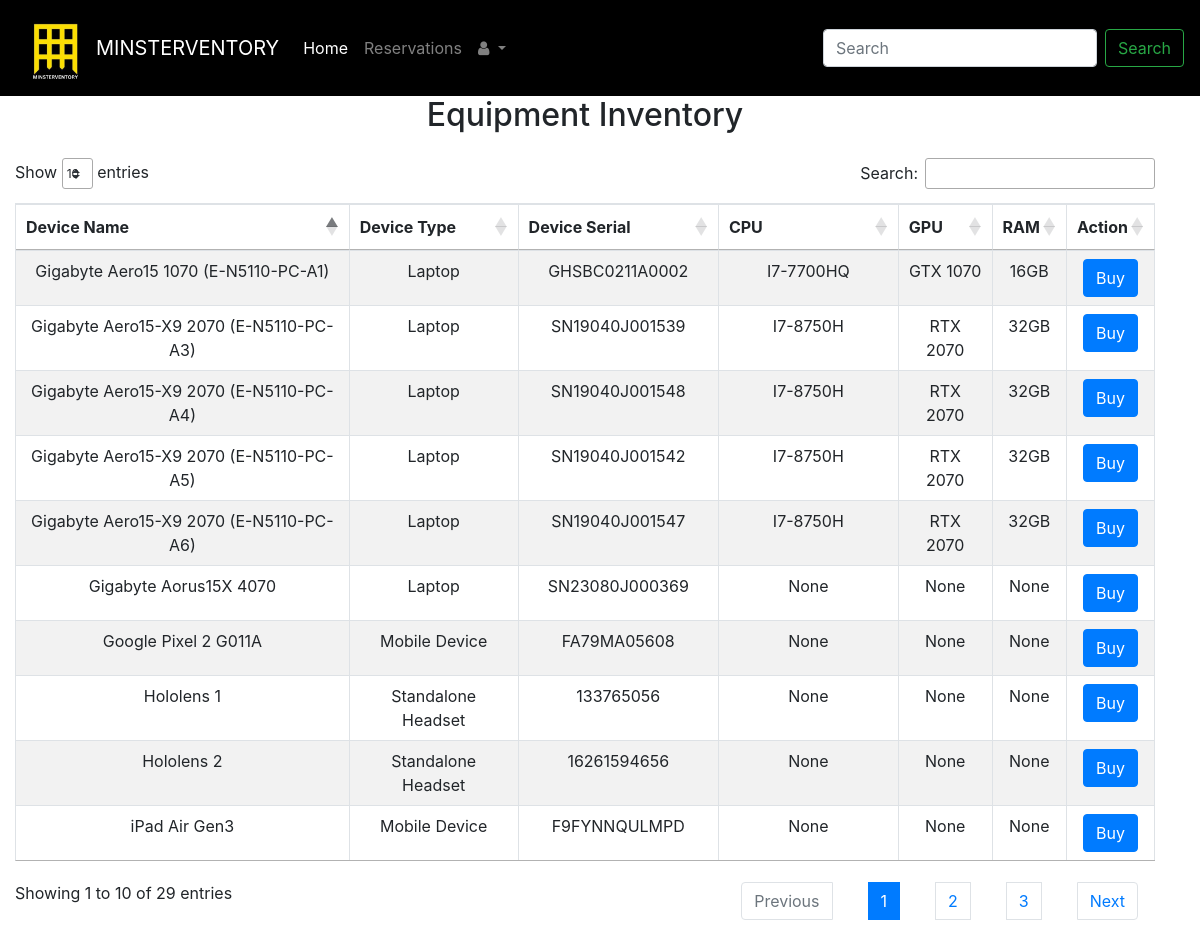
The app's page /index/ (signed in) with its own data.
### item/models.py (models this page shows, shortened)
class Item(models.Model):
    DEVICE_TYPE_CHOICES = [
        ('Mobile Device', 'Mobile Device'),
        ('Non-Portable PC', 'Non-Portable PC'),
        ('Laptop', 'Laptop'),
        ('Standalone Headset', 'Standalone Headset'),
    ]
    CPU_CHOICES = [
        ('I7-7700HQ', 'I7-7700HQ'),
        ('I7-8750H', 'I7-8750H'),
        ('M2 10C', 'M2 10C'),
        ('BCM2711C0', 'BCM2711C0'),
        ('6-Core Intel Core I5', '6-Core Intel Core I5'),
    ]
    GPU_CHOICES = [
        ('GTX 1070', 'GTX 1070'),
        ('RTX 2070', 'RTX 2070'),
    ]
    RAM_CHOICES = [
        ('32', '32'),
        ('16', '16'),
    ]
    name = models.CharField(max_length=100, null=True, verbose_name="Device name")
    type = models.CharField(max_length=100, null=True, choices=DEVICE_TYPE_CHOICES, verbose_name="Device type")
    serial = models.CharField(max_length=100, null=True, verbose_name="Device Serial")
    cpu = models.CharField(max_length=100, null=True, choices=CPU_CHOICES, verbose_name="CPU")
    gpu = models.CharField(max_length=100, null=True, choices=GPU_CHOICES, verbose_name="GPU")
    ram = models.CharField(max_length=100, null=True, choices=RAM_CHOICES, verbose_name="RAM")
    item_id = models.CharField(max_length=10, verbose_name="Item ID", primary_key=True, null=False)
    availability = models.BooleanField(default=True, verbose_name="Availability")
    return_date = models.DateField(null=True, blank=True, verbose_name="Return Date")
    reserved_by = models.ForeignKey(settings.AUTH_USER_MODEL, on_delete=models.SET_NULL, null=True, blank=True, related_name='reservations', verbose_name="Reserved By")
    due_date = models.DateField(null=True, blank=True, verbose_name="Due Date")
    on_site_only = models.BooleanField(default=False)  # New field to indicate if item is on-site only

### item/views.py (the view, shortened to what this page needs)
# urls.py: path('index/', views.ListAndCreate.as_view(), name='index'),
class ListAndCreate(LoginRequiredMixin, CreateView):
    model = Item
    fields = [
        "name",
        "type",
        "serial",
        "cpu",
        "gpu",
        "ram",
    ]
    template_name = "item/create.html"
    success_url = reverse_lazy('item:index')
    def get_context_data(self, **kwargs):
        context = super(ListAndCreate, self).get_context_data(**kwargs)
        context["item_list"] = self.model.objects.all()
        return context

### templates/item/create.html (shortened to what this page needs)
{% extends './index.html' %}
{% load widget_tweaks %}
{% load static %}

### templates/item/item_list.html (shortened to what this page needs)
<h2 style="text-align: center" class="mb-4">Equipment Inventory</h2>
<div id="div-test" class="div-test">
    <table id="items-table" class="table table-striped table-bordered" style="width:100%">
        <thead>
            <tr>
                <th>Device Name</th>
                <th>Device Type</th>
                <th>Device Serial</th>
                <th>CPU</th>
                <th>GPU</th>
                <th>RAM</th>
                <th>Action</th>
            </tr>
        </thead>
        <tbody>
            {% for item in item_list %}
            <tr>
                <td>{{ item.name }}</td>
                <td>{{ item.type }}</td>
                <td>{{ item.serial }}</td>
                <td>{{ item.cpu }}</td>
                <td>{{ item.gpu }}</td>
                <td>{{ item.ram }}</td>
                <td>
                    <button class="btn btn-primary buy-button" data-item-id="{{ item.item_id }}">Buy</button>
                </td>
            </tr>
            {% endfor %}
        </tbody>
    </table>
</div>

### templates/item/item_list.html (style rules this page uses)
.div-test { text-align : center; }

### records on screen
Item: name "Gigabyte Aero15 1070 (E-N5110-PC-A1)", type "Laptop", serial "GHSBC0211A0002", cpu "I7-7700HQ", gpu "GTX 1070", ram "16GB"
Item: name "Gigabyte Aero15-X9 2070 (E-N5110-PC-A3)", type "Laptop", serial "SN19040J001539", cpu "I7-8750H", gpu "RTX 2070", ram "32GB"
Item: name "Gigabyte Aero15-X9 2070 (E-N5110-PC-A6)", type "Laptop", serial "SN19040J001547", cpu "I7-8750H", gpu "RTX 2070", ram "32GB"
Item: name "Gigabyte Aero15-X9 2070 (E-N5110-PC-A5)", type "Laptop", serial "SN19040J001542", cpu "I7-8750H", gpu "RTX 2070", ram "32GB"
Item: name "Gigabyte Aero15-X9 2070 (E-N5110-PC-A4)", type "Laptop", serial "SN19040J001548", cpu "I7-8750H", gpu "RTX 2070", ram "32GB"
Item: name "Google Pixel 2 G011A", type "Mobile Device", serial "FA79MA05608", cpu "None", gpu "None", ram "None"
Item: name "iPad Air Gen3", type "Mobile Device", serial "F9FYNNQULMPD", cpu "None", gpu "None", ram "None"
Item: name "Gigabyte Aorus15X 4070", type "Laptop", serial "SN23080J000369", cpu "None", gpu "None", ram "None"
Item: name "Hololens 1", type "Standalone Headset", serial "133765056", cpu "None", gpu "None", ram "None"
Item: name "Hololens 2", type "Standalone Headset", serial "16261594656", cpu "None", gpu "None", ram "None"
